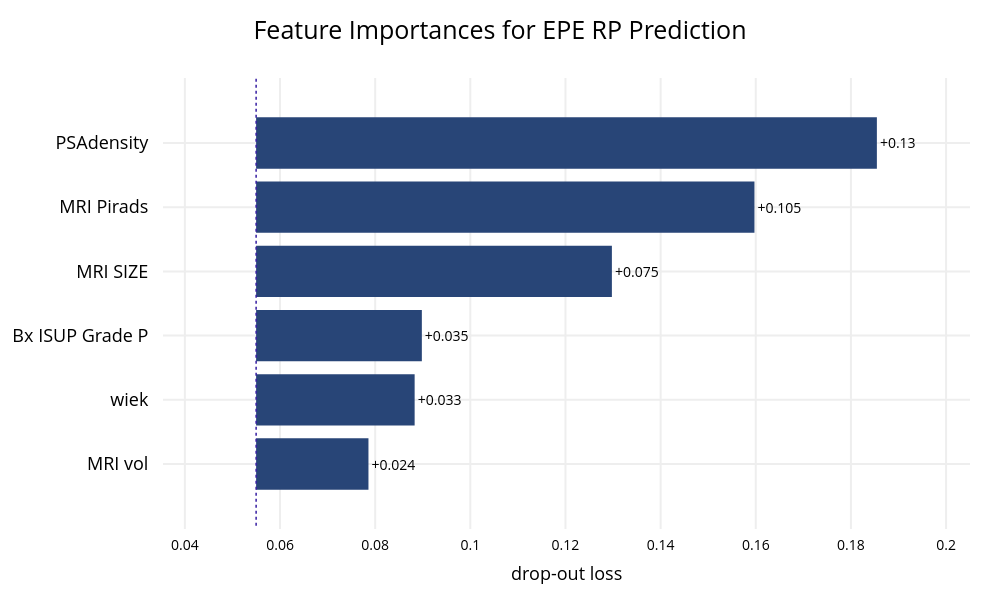

The cell this chart's notebook holds for it:
### Markdown cell above
Test removing correlated fetures

### Code cell
numerical_cols = ['wiek', 'PSAdensity', 'MRI vol', 'MRI SIZE']
categorical_cols = ['MRI Pirads', 'MRI EPE L', 'MRI EPE P', 'MRI SVI L', 'MRI SVI P','Bx ISUP Grade P', 'Bx ISUP Grade L']

X = df[numerical_cols + categorical_cols]
y = df['EPE RP']

param_grid = {
    'classifier__learning_rate': [0.05, 0.1, 0.2],
    'classifier__n_estimators': [200, 400, 800],
    'classifier__max_depth': [3, 6, 9],
    'classifier__subsample': [0.8, 0.9, 1.0],
    'classifier__colsample_bytree': [0.8, 0.9, 1.0],
    'classifier__gamma': [0, 0.1, 0.2]
}

model = XGBClassifier(random_state=2)
#brier score and tuning test split = 0.1
res = train_and_evaluate_model(model, X, y, numerical_cols, categorical_cols, n_folds=5, tune_params=True, param_grid=param_grid, tuning_scoring='neg_brier_score', tuning_test_size=0.2)
untrained_model = model.set_params(**res.best_params)

plot_roc(res.fp_rate, res.tp_rate, res.roc_auc, fig_width=800, save_path='roc_epe_rp.png')
plot_confusion_matrix(res.y_true, res.y_pred)
plot_feature_importance(res.pipeline, X, y, title='Feature Importances for EPE RP Prediction')
plot_discrimination_threshold(untrained_model, X, y)

### Figure 1 — Plotly figure (JSON) as saved in the notebook; plotly's stock layout.template omitted (floating-point values rounded to 4 significant figures)
{"data": [{"base": 0.05497, "hoverinfo": "text", "hoverlabel": {"bgcolor": "rgba(0,0,0,0.8)"}, "hovertext": ["Model: XGBClassifier loss after<br>variable: PSAdensity is permuted: 0.185<br>Drop-out loss change: +0.13", "Model: XGBClassifier loss after<br>variable: MRI Pirads is permuted: 0.16<br>Drop-out loss change: +0.105", "Model: XGBClassifier loss after<br>variable: MRI SIZE is permuted: 0.13<br>Drop-out loss change: +0.075", "Model: XGBClassifier loss after<br>variable: Bx ISUP Grade P is permuted: 0.09<br>Drop-out loss change: +0.035", "Model: XGBClassifier loss after<br>variable: wiek is permuted: 0.088<br>Drop-out loss change: +0.033", "Model: XGBClassifier loss after<br>variable: MRI vol is permuted: 0.079<br>Drop-out loss change: +0.024"], "marker": {"color": "#284577"}, "orientation": "h", "showlegend": false, "text": ["+0.13", "+0.105", "+0.075", "+0.035", "+0.033", "+0.024"], "textposition": "outside", "type": "bar", "x": [0.1305, 0.1047, 0.07478, 0.03484, 0.03332, 0.02361], "xaxis": "x", "y": ["PSAdensity", "MRI Pirads", "MRI SIZE", "Bx ISUP Grade P", "wiek", "MRI vol"], "yaxis": "y"}], "layout": {"annotations": [{"font": {"size": 18}, "showarrow": false, "text": "", "x": 0.5, "xanchor": "center", "xref": "paper", "y": 1, "yanchor": "bottom", "yref": "paper"}, {"font": {"size": 18}, "showarrow": false, "text": "drop-out loss", "x": 0.5, "xanchor": "center", "xref": "paper", "y": 0, "yanchor": "top", "yref": "paper", "yshift": -30}], "font": {"color": "black", "size": 14}, "height": 600, "margin": {"b": 71, "r": 30, "t": 78}, "shapes": [{"line": {"color": "#371ea3", "dash": "dot", "width": 1.5}, "type": "line", "x0": 0.05497, "x1": 0.05497, "xref": "x", "y0": -1, "y1": 6, "yref": "y"}], "title": {"font": {"color": "black", "size": 25}, "text": "Feature Importances for EPE RP Prediction", "x": 0.5}, "width": 1000, "xaxis": {"anchor": "y", "automargin": true, "domain": [0, 1], "fixedrange": true, "gridwidth": 2, "range": [0.0354, 0.205], "tickcolor": "white", "ticklen": 3, "ticks": "outside", "type": "linear", "zeroline": false}, "yaxis": {"anchor": "x", "automargin": true, "autorange": "reversed", "domain": [0, 1], "fixedrange": true, "gridwidth": 2, "tickcolor": "white", "tickfont": {"size": 18}, "ticklen": 10, "ticks": "outside", "type": "category"}}}
